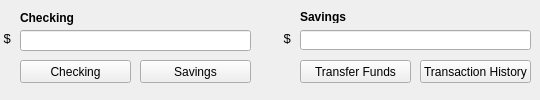
<?xml version="1.0" encoding="UTF-8"?>
<ui version="4.0">
 <class>MainWindow</class>
 <widget class="QMainWindow" name="MainWindow">
  <property name="geometry">
   <rect>
    <x>0</x>
    <y>0</y>
    <width>540</width>
    <height>100</height>
   </rect>
  </property>
  <property name="windowTitle">
   <string>MainWindow</string>
  </property>
  <widget class="QWidget" name="centralWidget">
   <widget class="QLineEdit" name="checkingAmount">
    <property name="geometry">
     <rect>
      <x>20</x>
      <y>30</y>
      <width>231</width>
      <height>21</height>
     </rect>
    </property>
    <property name="toolTip">
     <string>Current checking balance</string>
    </property>
   </widget>
   <widget class="QLineEdit" name="savingAmount">
    <property name="geometry">
     <rect>
      <x>300</x>
      <y>30</y>
      <width>231</width>
      <height>20</height>
     </rect>
    </property>
    <property name="toolTip">
     <string>Current savings balance</string>
    </property>
    <property name="echoMode">
     <enum>QLineEdit::Normal</enum>
    </property>
    <property name="cursorPosition">
     <number>0</number>
    </property>
    <property name="cursorMoveStyle">
     <enum>Qt::LogicalMoveStyle</enum>
    </property>
   </widget>
   <widget class="QLabel" name="label">
    <property name="geometry">
     <rect>
      <x>20</x>
      <y>10</y>
      <width>61</width>
      <height>16</height>
     </rect>
    </property>
    <property name="font">
     <font>
      <weight>75</weight>
      <bold>true</bold>
     </font>
    </property>
    <property name="text">
     <string>Checking</string>
    </property>
   </widget>
   <widget class="QLabel" name="label_2">
    <property name="geometry">
     <rect>
      <x>300</x>
      <y>10</y>
      <width>47</width>
      <height>13</height>
     </rect>
    </property>
    <property name="font">
     <font>
      <weight>75</weight>
      <bold>true</bold>
     </font>
    </property>
    <property name="text">
     <string>Savings</string>
    </property>
   </widget>
   <widget class="QPushButton" name="pushButton">
    <property name="geometry">
     <rect>
      <x>20</x>
      <y>60</y>
      <width>111</width>
      <height>23</height>
     </rect>
    </property>
    <property name="text">
     <string>Checking</string>
    </property>
   </widget>
   <widget class="QPushButton" name="pushButton_2">
    <property name="geometry">
     <rect>
      <x>140</x>
      <y>60</y>
      <width>111</width>
      <height>23</height>
     </rect>
    </property>
    <property name="text">
     <string>Savings</string>
    </property>
   </widget>
   <widget class="QPushButton" name="transferButton">
    <property name="geometry">
     <rect>
      <x>300</x>
      <y>60</y>
      <width>111</width>
      <height>23</height>
     </rect>
    </property>
    <property name="text">
     <string>Transfer Funds</string>
    </property>
   </widget>
   <widget class="QPushButton" name="pushButton_4">
    <property name="geometry">
     <rect>
      <x>420</x>
      <y>60</y>
      <width>111</width>
      <height>23</height>
     </rect>
    </property>
    <property name="text">
     <string>Transaction History</string>
    </property>
   </widget>
   <widget class="QLabel" name="label_3">
    <property name="geometry">
     <rect>
      <x>0</x>
      <y>30</y>
      <width>16</width>
      <height>16</height>
     </rect>
    </property>
    <property name="font">
     <font>
      <pointsize>10</pointsize>
      <weight>50</weight>
      <bold>false</bold>
     </font>
    </property>
    <property name="text">
     <string> $</string>
    </property>
   </widget>
   <widget class="QLabel" name="label_4">
    <property name="geometry">
     <rect>
      <x>280</x>
      <y>30</y>
      <width>16</width>
      <height>16</height>
     </rect>
    </property>
    <property name="font">
     <font>
      <pointsize>10</pointsize>
      <weight>50</weight>
      <bold>false</bold>
     </font>
    </property>
    <property name="text">
     <string> $</string>
    </property>
   </widget>
  </widget>
 </widget>
 <layoutdefault spacing="6" margin="11"/>
 <resources/>
 <connections/>
</ui>
